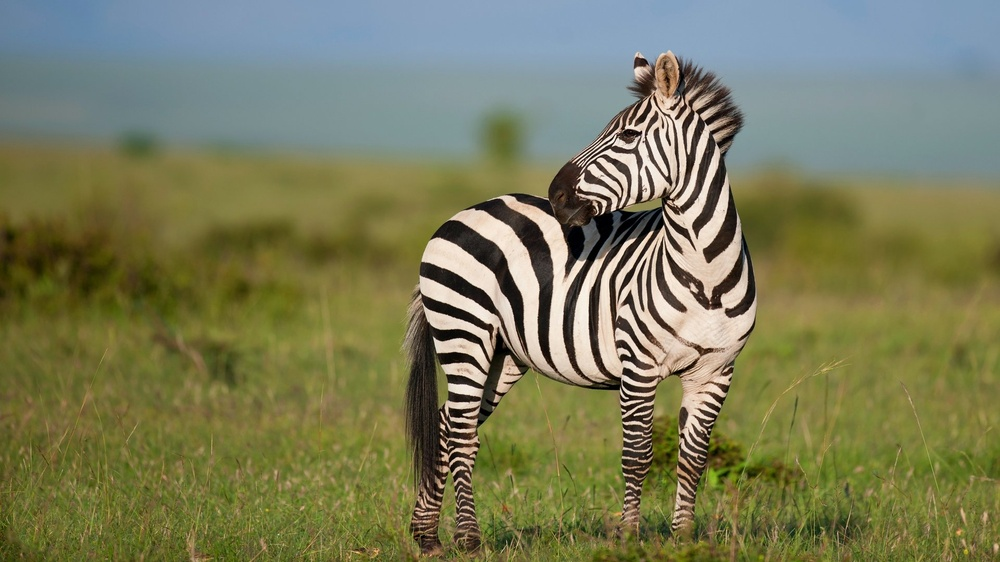
#> input picture cebra.jpg, 1000 x 562 px, shrunk from 1920 x 1080 before the run
$ jupyter execute --allow-errors project.ipynb
#> lines starting #> are read from the running program, lines starting #| are printed output that depends on the picture
[cell 1]
import numpy as np
import matplotlib.pyplot as plt
import numpy as np
from scipy.signal import convolve2d
from PIL import Image

[cell 2]
# 1. Cargar imagen y convertir a escala de grises
img = Image.open("cebra.jpg").convert("L")  # Asegúrate de tener "input.png" en la carpeta
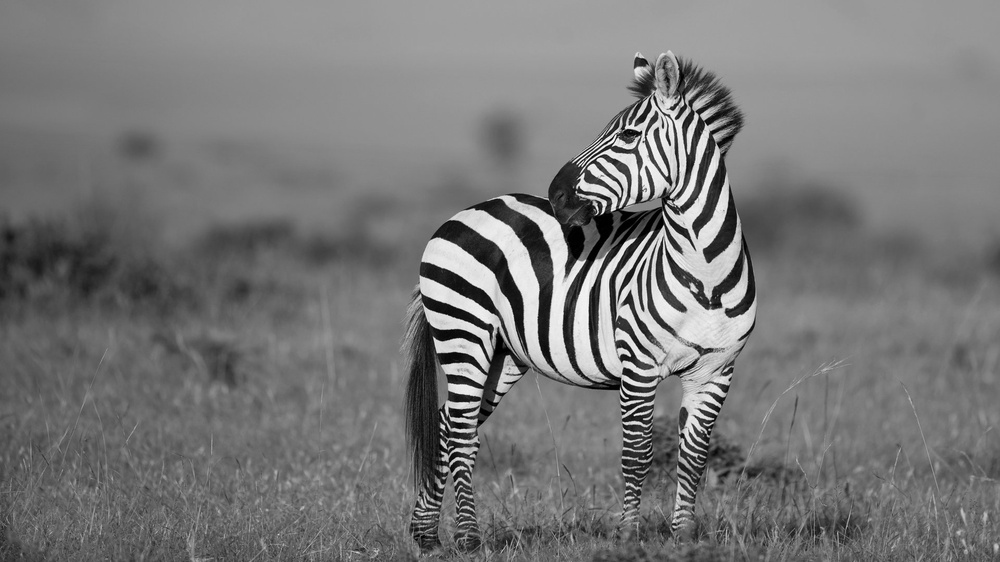
#> img: PIL image 1000x562 L; min 0, max 253, mean 119.2
image_array = np.array(img)


#hacer un padding de 1 pixel a image_array
image_array = np.pad(image_array, (1, 1), mode='constant', constant_values=0)
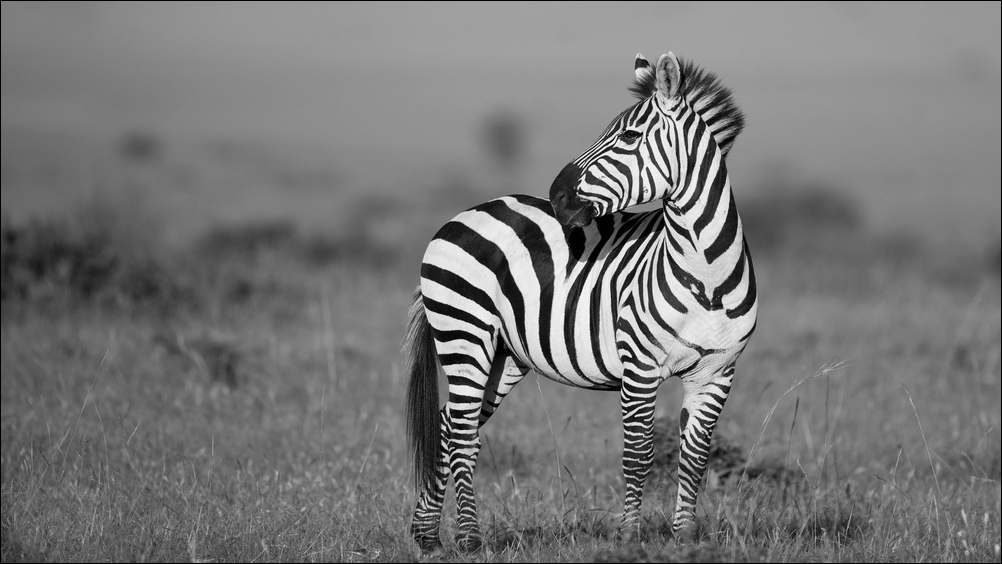
#> image_array: shape (564, 1002); min 0, max 253, mean 118.5

L = 1 #cantidad de imagenes
M, N = image_array.shape
#> M = 564; N = 1002
P = 1 #padding

#linealizar image_array
image_array = image_array.reshape(-1)


#exportar en un archivo .txt los valores de la imagen en blanco y negro
with open("imagen2.txt", "w") as archivo:
    archivo.write(f"{L} {M} {N} {P}\n")  # Escribe las dimensiones y el padding
    archivo.write(" ".join(map(str, image_array)))

#> (a cell that did not finish here is left out)

[cell 4]
# exportar imagen
exported_image = Image.fromarray(image_array.astype(np.uint8))
exported_image.save("output_image.png")

[cell 5]
import cv2
import numpy as np

# Parámetros
video_path = "video_sample/boom.mp4"
fps_deseado = 30
padding = 1
L = 0

# Abrir video
cap = cv2.VideoCapture(video_path)
fps_original = cap.get(cv2.CAP_PROP_FPS)
frame_interval = int(round(fps_original / fps_deseado))

M, N = 0, 0
datos_binarios = []

frame_count = 0
while cap.isOpened():
    ret, frame = cap.read()
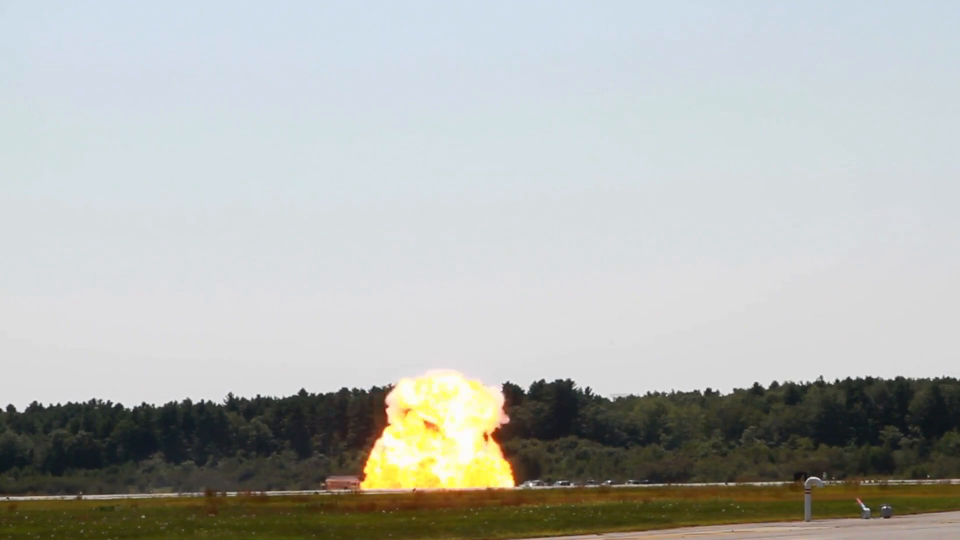
#> input picture frame 18 of video_sample/boom.mp4, 1920 x 1080 px (shown at 1/2 size)
#> frame is the input picture: shape (1080, 1920, 3); mean B, G, R 177.1, 180.8, 178
    if not ret:
        break

    if frame_count % frame_interval == 0:
        gray = cv2.cvtColor(frame, cv2.COLOR_BGR2GRAY)
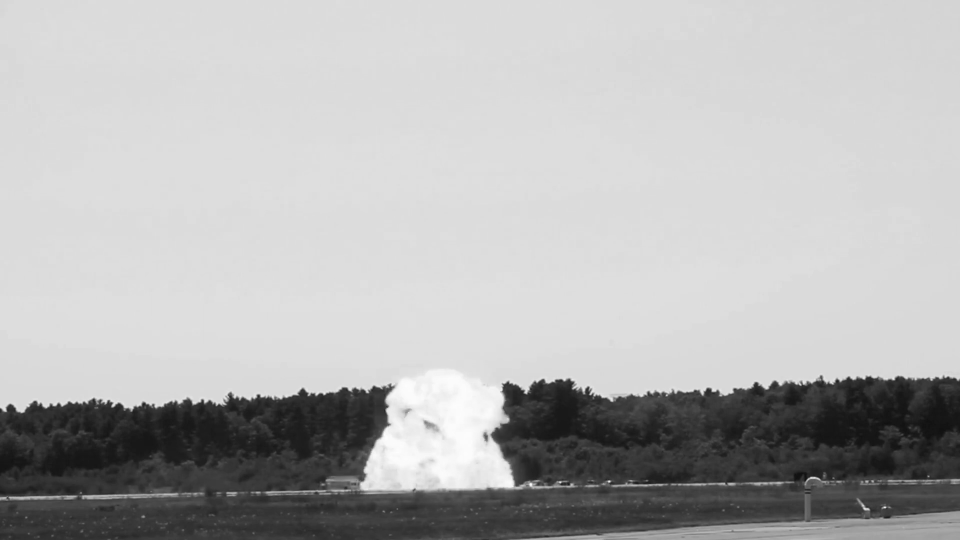
#> gray: shape (1080, 1920) (shown at 1/2 size); min 10, max 254, mean 179.5

        if L == 0:
            M, N = gray.shape
#> M = 1080; N = 1920

        # Padding
        gray_padded = np.pad(gray, (padding, padding), mode='constant', constant_values=0)

        # Linealizar y guardar como uint8
        datos_binarios.append(gray_padded.astype(np.uint8).reshape(-1))

        L += 1

    frame_count += 1

cap.release()

# Combinar todos los frames
data = np.concatenate(datos_binarios)

# Guardar en archivo binario
data.tofile("video_frames.bin")

# Guardar las dimensiones en archivo de texto
with open("video_frames_dims.txt", "w") as f:
    f.write(f"{L} {M + 2 * padding} {N + 2 * padding} {padding}\n")
